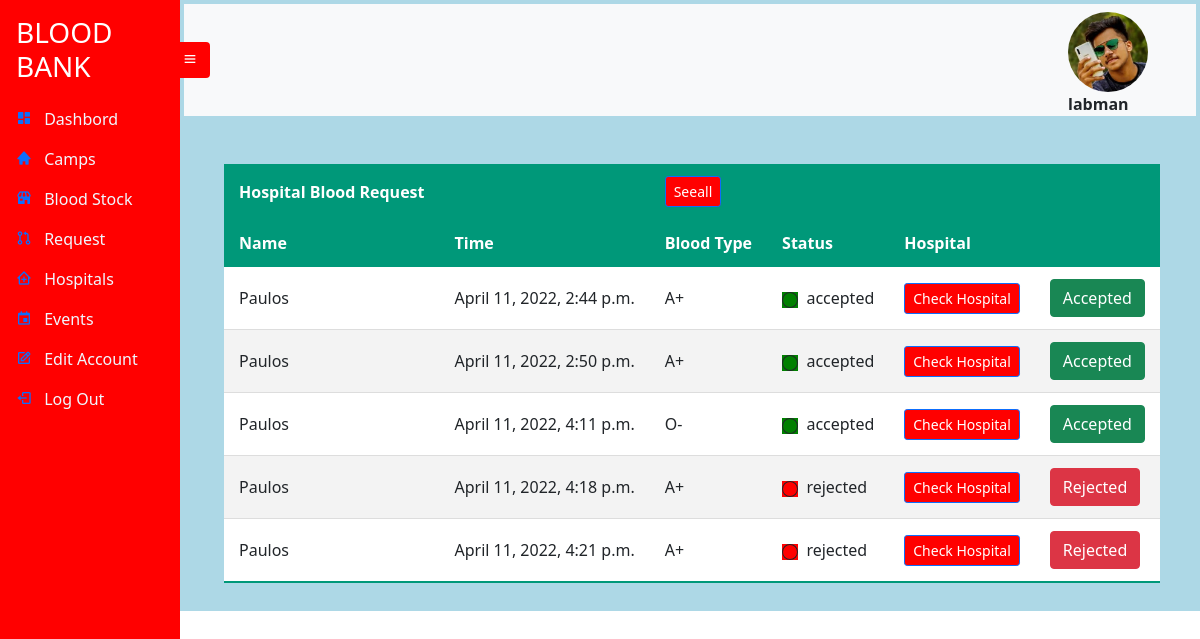
Page /hospitalrequest/notall (signed in) on the committed database.
### UserAccount/models.py (models this page shows, shortened)
class UserRegistration(models.Model):
    User_id = models.UUIDField(default=uuid.uuid4, unique=True,
                          primary_key=True, editable=False)
    FirstName = models.CharField(max_length=20 , null=True , blank=True)
    LastName = models.CharField(max_length=20 , null=True , blank=True)
    Address_id = models.OneToOneField(Address , on_delete=models.CASCADE)
    Age = models.IntegerField(null=True , blank=True)
    Account_id = models.OneToOneField(Account , on_delete=models.CASCADE)
    ProfilePic= models.FileField(null=True, blank=True, upload_to='profilepic/', default="profilepic/defaultprofile.jpeg")

class Account(AbstractUser):
    Role = models.CharField(max_length=25, null=True , blank=True)

### Hospital/models.py (models this page shows)
class Hospital(models.Model):
    Hospital_id = models.UUIDField(default=uuid.uuid4, unique=True,
                          primary_key=True, editable=False)
    Username = models.CharField(max_length=20, null=True , blank=True)
    HospitalName = models.CharField(max_length=20, null=True , blank=True)
    Address_id = models.OneToOneField(Address, on_delete=models.CASCADE , null=True , blank=True)
    BranchNo= models.CharField(max_length=10)
    HospitalRepresentative = models.CharField(max_length=10)
    def __str__(self):
        return str(self.Hospital_id)

class BloodRequest(models.Model):
    Blood_Req_Id = models.UUIDField(default=uuid.uuid4, unique=True,
                          primary_key=True, editable=False)
    Hospital_id = models.ForeignKey(Hospital , null=True , on_delete= models.DO_NOTHING,blank=True , unique=False)
    Blood_id =   models.ForeignKey(Blood , null=True , on_delete=models.DO_NOTHING,blank=True , unique=False)
    Blood_Group = models.CharField(max_length=10 , choices=blood_type,  null=True , blank=True)
    Quantity = models.CharField(max_length=10 , null=True , blank=True)
    Request_Date = models.DateTimeField(auto_now_add=True , null=True , blank=True)
    Status = models.CharField(max_length=12 , null=True , blank= True , default='in progress')

### Hospital/views.py (the view)
# urls.py: path('hospitalrequest/<type>', views.HospitalRequest, name='hospitalrequest'),
def HospitalRequest(request, type):
    bloodrequest =None
    hospitals = None
    try:
        if(type=='all'):
            bloodrequest = BloodRequest.objects.all()
        else:
            bloodrequest = BloodRequest.objects.all()[0:5]
    except:
        bloodrequest= None
    try:
        hospitals = Hospital.objects.all()
    except:
        hospitals = None
    context={
                   'bloodrequest':bloodrequest,
                   'hospitals':hospitals,
                   'account':bbmanagerstate(request)['account']
    }
    return render (request , 'bbmanager/hospitalrequest.html' , context)

### Hospital/views.py (called while the page is built)
def bbmanagerstate(request):
    bbmanager = request.user
    account = UserRegistration.objects.get(Account_id=bbmanager.id)
    context={'account':account}
    return context

### templates/bbmanager/hospitalrequest.html
{% extends 'bbmanager/bbmanager.html' %}
{% block content %}
<br>
<table class="styled-table">
  <thead>
       <tr>
         <th>Hospital  Blood  Request</th>
         <th></th>
         <th><a href="{% url 'hospitalrequest' 'all' %}"><button type="button" class="btn btn-primary btn-sm" style= "background-color: red;">Seeall</button></a>
          </th>
          <th></th>
          <th></th>
          <th></th>
        </tr>
        <tr >
          <th>Name</th>
           <th>Time</th>
           <th>Blood Type</th>
           <th>Status</th>
           <th>Hospital</th>
           <th></th>
       </tr>
   </thead>
{% include 'bbmanager/hospitalrequestlist.html' %}
{% endblock %}

### templates/bbmanager/bbmanager.html (shortened to what this page needs)
{% extends 'sidebarbase.html' %}
{% block content1 %}
    <div
      class="side-navbar active-nav d-flex justify-content-between flex-wrap flex-column"
      id="sidebar"
    >
      <ul class="nav flex-column text-white w-100">
        <a href="{% url 'bbdashbord' 'notall' %}" class="nav-link h3 text-white my-2">
          BLOOD BANK
        </a>
        <li class="nav-link">
          <i class="bx bxs-dashboard"></i>
          <span class="mx-2" ><a class="inner-anchor"  href="{% url 'bbdashbord' 'notall' %}"> Dashbord</a></span>
        </li>
        <li class="nav-link">
          <i class="bx bxs-home"></i>
          <span class="mx-2" ><a class="inner-anchor" href="{% url 'camps' 'notall' %}"> Camps</a></span>
        </li>
        <li class="nav-link">
          <i class="bx bxs-store"></i>
          <span class="mx-2" ><a class="inner-anchor" href="{% url 'bloodstock' %}"> Blood Stock</a></span>
        </li>
        <li class="nav-link">
          <i class="bx bx-git-pull-request"></i>
          <span class="mx-2" ><a class="inner-anchor" href="{% url 'hospitalrequest' 'notall' %}"> Request</a></span>
        </li>
        <li  class="nav-link">
          <i class="bx bx-clinic"></i>
          <span class="mx-2" ><a class="inner-anchor" href="{% url 'hospitals' 'notall' %}"> Hospitals</a></span>
        </li>
        <li class="nav-link">
          <i class="bx bx-calendar-event"></i>
          <span class="mx-2" ><a class="inner-anchor" href="{% url 'events' 'notall' %}"> Events</a></span>
        </li>
        <li class="nav-link">
          <i class="bx bx-edit"></i>
          <span class="mx-2" ><a class="inner-anchor" href="{% url 'editpassword'  %}"> Edit Account</a></span>
        </li>
        <li class="nav-link">
          <i class="bx bx-log-out"></i>
          <span class="mx-2" ><a class="inner-anchor" href="{% url 'logout' %}" > Log Out </a></span>
        </li>
      </ul>
    </div>
    <div class="p-1 my-container active-cont" style="background-color:lightblue">
      <nav class="navbar top-navbar navbar-light bg-light px-5">
        <a class="btn border-0" id="menu-btn"><i class="bx bx-menu"></i></a>
        <figure id="image">
          <img src="/static/images/{{ account.ProfilePic }}" style="height: 80px;
          width: 80px;
          border-radius: 50%; " >
          <figcaption><b>{{user.username}}</b></figcaption>
        </figure>
              </nav>
      {% block content %}
      {% endblock %}
{% endblock %}

### templates/bbmanager/hospitalrequestlist.html (shortened to what this page needs)
   <tbody>
    <br>
     {% if bloodrequest %}
     {% for br in bloodrequest %}
      <tr>
        {% if hospitals %}
        {% for hospital in hospitals %}
        {% if hospital.Hospital_id|slugify == br.Hospital_id|slugify  %}
        <td>{{hospital.HospitalName}}</td>
        {% endif %}
        {% endfor %}
        {% else %}
        <td>NOhospital</td>
        {% endif%}
        <td>{{ br.Request_Date }}</td>
        <td>{{  br.Blood_Group}}</td>
          {% if br.Status == 'in progress' %}
          <td><svg xmlns="http://www.w3.org/2000/svg" width="16" height="16" fill="currentColor" style="background-color: yellow;" class="bi bi-circle"  viewBox="0 0 16 16">
            <path d="M8 15A7 7 0 1 1 8 1a7 7 0 0 1 0 14zm0 1A8 8 0 1 0 8 0a8 8 0 0 0 0 16z"/>
          </svg>
          {% elif br.Status == 'accepted' %}
          <td><svg xmlns="http://www.w3.org/2000/svg" width="16" height="16" fill="currentColor" style="background-color: green;" class="bi bi-circle"  viewBox="0 0 16 16">
            <path d="M8 15A7 7 0 1 1 8 1a7 7 0 0 1 0 14zm0 1A8 8 0 1 0 8 0a8 8 0 0 0 0 16z"/>
          </svg>
          {% elif br.Status == 'rejected' %}
          <td><svg xmlns="http://www.w3.org/2000/svg" width="16" height="16" fill="currentColor" style="background-color: red;" class="bi bi-circle"  viewBox="0 0 16 16">
            <path d="M8 15A7 7 0 1 1 8 1a7 7 0 0 1 0 14zm0 1A8 8 0 1 0 8 0a8 8 0 0 0 0 16z"/>
          </svg>
          {% endif %}
          &nbsp;{{ br.Status }}</td>
       {% if sender != 'dashbord' %}
        <td><a href="{% url 'hospitaladdress' br.Hospital_id %}"><button type="button" class="btn btn-primary btn-sm" style= "background-color: red;">Check Hospital</button></a>
        </td>
        {% endif %}
        {% if sender != 'dashbord' %}
        {% if br.Status == 'in progress'  %}
        <td><a href="{% url 'acceptbloodrequest' br.Blood_Req_Id 'accept'  %}"><button type="button" class="btn btn-success">Accept</button></a>&nbsp; <a href="{% url 'acceptbloodrequest' br.Blood_Req_Id 'reject'  %}"><button type="button" class="btn btn-danger">Reject</button></a>
        {% elif br.Status == 'accepted' %}
        <td><a style="text-decoration: none;" href="{% url 'acceptbloodrequest' br.Blood_Req_Id  'reject'  %}"><button type="button" class="btn btn-success"     onmouseover="this.innerHTML='Reject';this.style.backgroundColor='red';"
          onmouseout="this.innerHTML='Accepted';this.style.backgroundColor='green';">Accepted</button></a></td>
        {% elif br.Status == 'rejected' %}
        <td><a style="text-decoration: none;" href="{% url 'acceptbloodrequest' br.Blood_Req_Id  'accept'  %}"><button type="button" class="btn btn-danger"     onmouseover="this.innerHTML='Accept';this.style.backgroundColor='green';"
          onmouseout="this.innerHTML='Rejected';this.style.backgroundColor='red';">Rejected</button></a></td>
        </tr>
        {% endif %}
        {% endif %}
     {% endfor %}
    {% endif %}
     </tbody>
 </table>
 <br>

### static/styles/sidebar.css (style rules this page uses)
* { margin: 0; padding: 0; box-sizing: border-box; }
body { min-height: 100vh; background-color: #fff; }
.side-navbar { width: 180px; height: 100%; position: fixed; margin-left: -300px; background-color: red; transition: 0.5s; }
.my-container { transition: 0.4s; }
.active-nav { margin-left: 0; }
.active-cont { margin-left: 180px; }
#menu-btn { background-color: red ; color: #fff; margin-left: -62px; }
#image { max-width: 300px; height: 80px; border-radius: 50%; top: 10px; right: 0px; }
.inner-anchor { color: aliceblue; text-decoration: black; }
.styled-table thead tr { background-color: #009879; color: #ffffff; text-align: left; }
.styled-table th, .styled-table td { padding: 12px 15px; }
.styled-table tbody tr { border-bottom: 1px solid #dddddd; }
.styled-table tbody tr:nth-of-type(even) { background-color: #f3f3f3; }
.styled-table tbody tr:last-of-type { border-bottom: 2px solid #009879; }
.styled-table { margin-left: 40px; }
.styled-table tbody { background-color: white; }

### rows in the picture
UserRegistration: ProfilePic (picture)
Account: username "labman"
BloodRequest: Request_Date "April 11, 2022, 2:44 p.m.", Blood_Group "A+", Status "accepted", shows "Accepted"
Hospital: HospitalName "Paulos"
BloodRequest: Request_Date "April 11, 2022, 2:50 p.m.", Blood_Group "A+", Status "accepted", shows "Accepted"
BloodRequest: Request_Date "April 11, 2022, 4:11 p.m.", Blood_Group "O-", Status "accepted", shows "Accepted"
BloodRequest: Request_Date "April 11, 2022, 4:18 p.m.", Blood_Group "A+", Status "rejected", shows "Rejected"
BloodRequest: Request_Date "April 11, 2022, 4:21 p.m.", Blood_Group "A+", Status "rejected", shows "Rejected"
